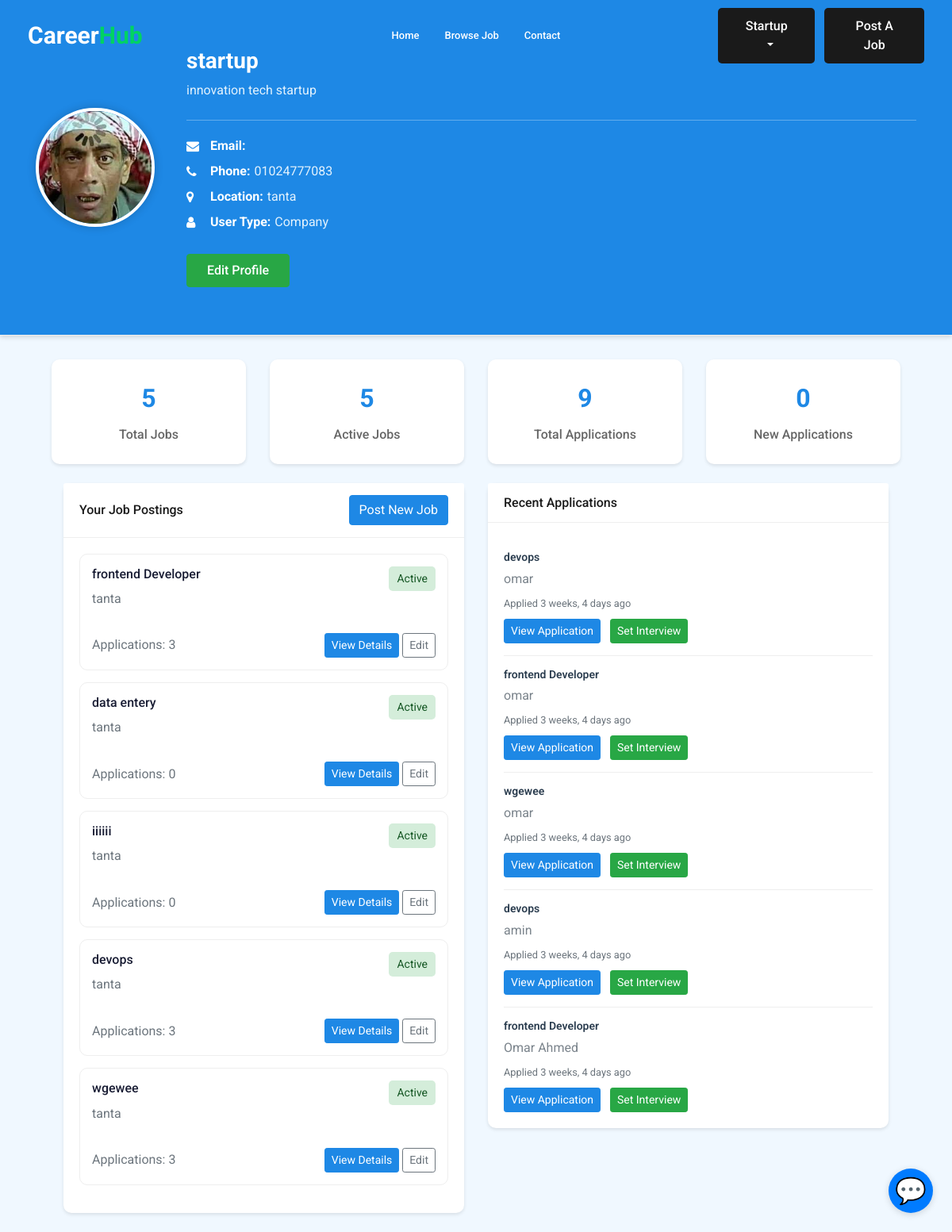
The app's page /jobs/company/dashboard/ (signed in), older data.
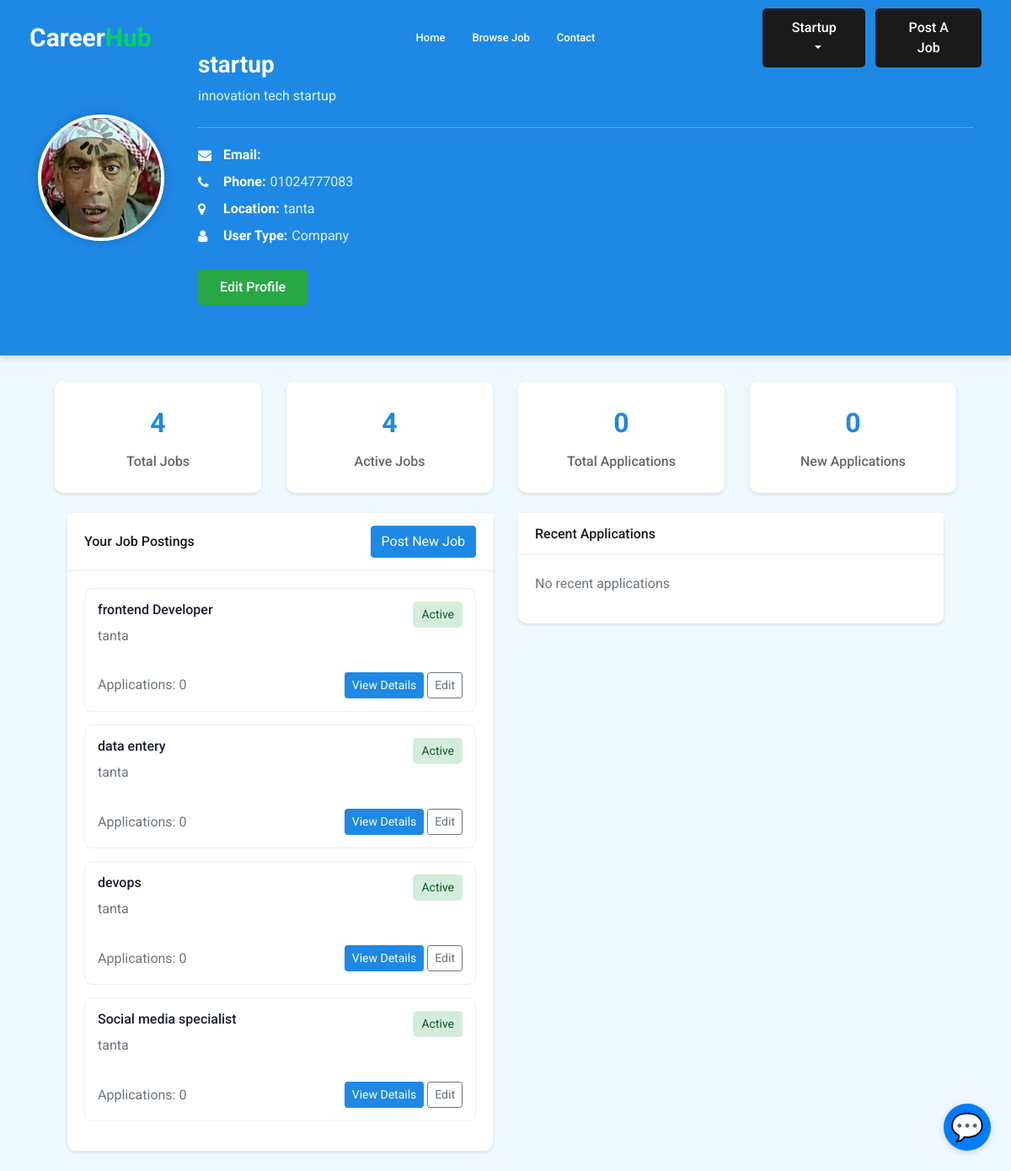
The same page, newer data.
### accounts/models.py (models this page shows, shortened)
class Profile(models.Model):
    user = models.OneToOneField(User, on_delete=models.CASCADE)
    user_type = models.CharField(max_length=20, choices=USER_TYPE_CHOICES, default='job_seeker')
    city = models.ForeignKey('City', related_name='user_city', on_delete=models.CASCADE , blank=True, null=True)
    phone_number = models.CharField(max_length=15)
    image = models.ImageField(upload_to='profile/')
    bio = models.TextField(max_length=500, blank=True, null=True)

class City(models.Model):
    name = models.CharField(max_length=30)
    def __str__(self):
        return self.name

### job/models.py (models this page shows, shortened)
class Job(models.Model):  # table
    owner = models.ForeignKey(User, related_name='job_owner', on_delete=models.CASCADE)
    title = models.CharField(max_length=100)  # column
    company_name = models.CharField(max_length=100)
    company_description = models.TextField(max_length=1000, default='', blank=True)
    location = models.CharField(max_length=100)
    job_type = models.CharField(max_length=15, choices=JOB_TYPE)
    job_level = models.CharField(max_length=15, choices=JOB_LEVEL, default='Entry Level')
    description = models.TextField(max_length=2000)
    requirements = models.TextField(max_length=2000)
    responsibilities = models.TextField(max_length=2000)
    published_at = models.DateTimeField(auto_now=True)
    vacancy = models.IntegerField(default=1, validators=[MinValueValidator(1)])
    salary = models.IntegerField(default=0)
    experience_min = models.IntegerField(default=0)
    experience_max = models.IntegerField(default=0)
    category = models.ForeignKey('Category', on_delete=models.CASCADE)
    image = models.ImageField(upload_to=image_upload)
    is_featured = models.BooleanField(default=False)
    is_active = models.BooleanField(default=True)
    skills = models.ManyToManyField('Skill', related_name='jobs')
    slug = models.SlugField(blank=True, null=True)

class Apply(models.Model):
    job = models.ForeignKey(Job, related_name='apply_job', on_delete=models.CASCADE)
    applicant = models.ForeignKey(User, related_name='applicant', on_delete=models.CASCADE, null=True)
    name = models.CharField(max_length=50)
    email = models.EmailField(max_length=100)
    website = models.URLField(blank=True)
    cv = models.FileField(upload_to='apply/')
    cover_letter = models.TextField(max_length=1000)
    created_at = models.DateTimeField(auto_now=True)
    status = models.CharField(max_length=20, choices=[
        ('Pending', 'Pending'),
        ('Reviewed', 'Reviewed'),
        ('Shortlisted', 'Shortlisted'),
        ('Rejected', 'Rejected'),
        ('accepted', 'accepted')
    ], default='Pending')

### job/views.py (the view)
# urls.py: path('company/dashboard/', views.company_dashboard, name='company_dashboard'),
@login_required
def company_dashboard(request):
    profile = Profile.objects.get(user=request.user)
    if profile.user_type != 'company':
        return redirect('/jobs/')
    company_jobs = Job.objects.filter(owner=request.user)
    active_jobs_count = company_jobs.filter(is_active=True).count()
    total_applications = Apply.objects.filter(job__in=company_jobs).count()
    new_applications = Apply.objects.filter(
        job__in=company_jobs,
        created_at__gte=timezone.now() - timezone.timedelta(days=7)
    ).count()
    recent_applications = Apply.objects.filter(
        job__in=company_jobs
    ).order_by('-created_at')[:5]
    context = {
        'jobs': company_jobs,
        'profile': profile,
        'active_jobs_count': active_jobs_count,
        'total_applications': total_applications,
        'new_applications': new_applications,
        'recent_applications': recent_applications
    }
    return render(request, 'job/company_dashboard.html', context)

### job/templates/job/company_dashboard.html (shortened to what this page needs)
{% extends 'base.html' %}
{% load static %}
{% block body %}
<div class="profile-header">
    <div class="container">
        <div class="row align-items-center">
            <div class="col-md-2 text-center text-md-left">
                {% if profile.image %}
                    <img src="{{ profile.image.url }}" class="profile-picture" alt="Profile Picture">
                {% else %}
                    <img src="{% static 'img/default-profile.jpg' %}" class="profile-picture" alt="Default Profile">
                {% endif %}
            </div>
            <div class="col-md-10 mt-3 mt-md-0">
                <h1 class="profile-name">{{ profile.user.username }}</h1>
                <p class="profile-bio">{{ profile.bio|default:"No bio yet" }}</p>
                <ul class="list-unstyled company-info-list">
                    <li><i class="fa fa-envelope"></i><strong>Email:</strong> {{ profile.user.email }}</li>
                    <li><i class="fa fa-phone"></i><strong>Phone:</strong> {{ profile.phone_number|default:"Not provided" }}</li>
                    <li><i class="fa fa-map-marker"></i><strong>Location:</strong> {{ profile.city|default:"Not provided" }}</li>
                    <li><i class="fa fa-user"></i><strong>User Type:</strong> {{ profile.user_type|title }}</li>
                </ul>
                <a href="{% url 'accounts:profile_edit' %}" class="boxed-btn3">Edit Profile</a>
            </div>
        </div>
    </div>
</div>
<div class="profile-content">
    <div class="container">
        <div class="row mb-4">
            <div class="col-md-3">
                <div class="stats-card">
                    <div class="stats-number">{{ jobs.count }}</div>
                    <div class="stats-label">Total Jobs</div>
                </div>
            </div>
            <div class="col-md-3">
                <div class="stats-card">
                    <div class="stats-number">{{ active_jobs_count }}</div>
                    <div class="stats-label">Active Jobs</div>
                </div>
            </div>
            <div class="col-md-3">
                <div class="stats-card">
                    <div class="stats-number">{{ total_applications }}</div>
                    <div class="stats-label">Total Applications</div>
                </div>
            </div>
            <div class="col-md-3">
                <div class="stats-card">
                    <div class="stats-number">{{ new_applications }}</div>
                    <div class="stats-label">New Applications</div>
                </div>
            </div>
        </div>
        <div class="container mt-4">
            <div class="row">
                <div class="col-md-6">
                    <div class="card mb-4">
                        <div class="card-header d-flex justify-content-between align-items-center">
                            <h5>Your Job Postings</h5>
                            <a href="{% url 'job:add_job' %}" class="btn btn-primary">Post New Job</a>
                        </div>
                        <div class="card-body">
                            {% if jobs %}
                                {% for job in jobs %}
                                    <div class="job-card">
                                        <div class="d-flex justify-content-between align-items-start">
                                            <div>
                                                <h5>{{ job.title }}</h5>
                                                <p class="text-muted">{{ job.location }}</p>
                                            </div>
                                            <span class="job-status status-{% if job.is_active %}active{% else %}inactive{% endif %}">
                                                {% if job.is_active %}Active{% else %}Inactive{% endif %}
                                            </span>
                                        </div>
                                        <div class="d-flex justify-content-between align-items-center mt-3">
                                            <div>
                                                <span class="text-muted">Applications: {{ job.apply_job.count }}</span>
                                            </div>
                                            <div>
                                                <a href="{% url 'job:job_detail' job.slug %}" class="btn btn-sm btn-primary">View Details</a>
                                                <a href="{% url 'job:edit_job' job.id %}" class="btn btn-sm btn-outline-secondary">Edit</a>
                                            </div>
                                        </div>
                                    </div>
                                {% endfor %}
                            {% else %}
                                <p class="text-muted">You haven't posted any jobs yet.</p>
                            {% endif %}
                        </div>
                    </div>
                </div>
                <div class="col-md-6">
                    <div class="card">
                        <div class="card-header">
                            <h5>Recent Applications</h5>
                        </div>
                        <div class="card-body">
                            {% if recent_applications %}
                                {% for application in recent_applications %}
                                    <div class="application-item">
                                        <h6>{{ application.job.title }}</h6>
                                        <p class="mb-1">{{ application.name }}</p>
                                        <small class="text-muted">Applied {{ application.created_at|timesince }} ago</small>
                                        <div class="mt-2">
                                            <button type="button" class="btn btn-sm btn-primary view-application" data-toggle="modal" data-target="#applicationModal"
                                                data-name="{{ application.name }}"
                                                data-email="{{ application.email }}"
                                                data-website="{{ application.website|default:'' }}"
                                                data-status="{{ application.status }}"
                                                data-applied="{{ application.created_at|date:'F d, Y' }}"
                                                data-cover-letter="{{ application.cover_letter }}"
                                                data-cv-url="{{ application.cv.url }}">
                                                View Application
                                            </button>
                                            <button type="button" class="btn btn-sm btn-success ml-2 set-interview-btn" data-toggle="modal" data-target="#setInterviewModal" data-application-id="{{ application.id }}" data-applicant-name="{{ application.name }}">Set Interview</button>
                                        </div>
                                    </div>
                                {% endfor %}
                            {% else %}
                                <p class="text-muted">No recent applications</p>
                            {% endif %}
                        </div>
                    </div>
                </div>
            </div>
        </div>
    </div>
</div>
{% endblock %}

### templates/base.html (shortened to what this page needs)
{% load static %}
<!doctype html>
<html class="no-js" lang="zxx">
<head>
    <link rel="stylesheet" href="{% static 'css/bootstrap.min.css' %}">
    <link rel="stylesheet" href="{% static 'css/owl.carousel.min.css' %}">
    <link rel="stylesheet" href="{% static 'css/magnific-popup.css' %}">
    <link rel="stylesheet" href="{% static 'css/font-awesome.min.css' %}">
    <link rel="stylesheet" href="{% static 'css/themify-icons.css' %}">
    <link rel="stylesheet" href="{% static 'css/slick.css' %}">
    <link rel="stylesheet" href="{% static 'css/flaticon.css' %}">
    <link rel="stylesheet" href="{% static 'css/jquery-ui.css' %}">
    <link rel="stylesheet" href="{% static 'css/gijgo.css' %}">
    <link rel="stylesheet" href="{% static 'css/animate.min.css' %}">
    <link rel="stylesheet" href="{% static 'css/slicknav.css' %}">
    <link rel="stylesheet" href="{% static 'css/style.css' %}">
</head>
<body>
    <header>
        <div class="header-area ">
            <div id="sticky-header" class="main-header-area">
                <div class="container-fluid ">
                    <div class="header_bottom_border">
                        <div class="row align-items-center">
                            <div class="col-xl-3 col-lg-2">
                                <div class="logo">
                                    <a href="/">
                                        <h2 style="color: #FFFFFF; font-weight: bold; margin: 0;">Career<span style="color: #00D363;">Hub</span></h2>
                                    </a>
                                </div>
                            </div>
                            <div class="col-xl-6 col-lg-7">
                                <div class="main-menu  d-none d-lg-block">
                                    <nav>
                                        <ul id="navigation">
                                            <li><a href="/">home</a></li>
                                            <li><a href="{% url 'jobs:job_list' %}">Browse Job</a></li>
                                            <li><a href="{% url 'contact:contact' %}">Contact</a></li>
                                        </ul>
                                    </nav>
                                </div>
                            </div>
                            <div class="col-xl-3 col-lg-3 d-none d-lg-block">
                                <div class="Appointment">
                                    {% if request.user.is_authenticated %}
                                    <div class="phone_num d-none d-xl-block">
                                        <div class="dropdown">
                                            <button class="boxed-btn3 dropdown-toggle" type="button" id="userDropdown" data-toggle="dropdown" aria-haspopup="true" aria-expanded="false">
                                                {{ request.user.username }}
                                            </button>
                                        </div>
                                    </div>
                                    {% else %}
                                        <div class="phone_num d-none d-xl-block">
                                            <a href="{% url 'accounts:login' %}" class="boxed-btn3">Sign In</a>
                                        </div>
                                    {% endif %}
                                    <div class="d-none d-lg-block">
                                        {% if request.user.is_authenticated and request.user.profile.user_type == 'company' %}
                                            <a class="boxed-btn3" href="{% url 'jobs:add_job' %}">Post a Job</a>
                                        {% endif %}
                                    </div>
                                </div>
                            </div>
                            <div class="col-12">
                            </div>
                        </div>
                    </div>
                </div>
            </div>
        </div>
    </header>
    {% block body %}
    {% endblock body %}
    <div id="chatbot-widget" style="position: fixed; bottom: 24px; right: 24px; z-index: 9999;">
        <button id="chatbot-toggle" style="background: #007bff; color: #fff; border: none; border-radius: 50%; width: 56px; height: 56px; box-shadow: 0 2px 8px rgba(0,0,0,0.15); font-size: 2rem; cursor: pointer;">
            <span>&#128172;</span>
        </button>
    </div>
</body>
</html>

Row changes from the older to the newer data that the page shows:
removed Job: title "iiiiii", location "tanta", is_active "Active", apply_job.count "0"
removed Apply: job "devops", name "omar", created_at "3 weeks, 4 days"
removed Apply: job "frontend Developer", name "omar", created_at "3 weeks, 4 days"
removed Apply: job "wgewee", name "omar", created_at "3 weeks, 4 days"
removed Apply: job "devops", name "amin", created_at "3 weeks, 4 days"
removed Apply: job "frontend Developer", name "Omar Ahmed", created_at "3 weeks, 4 days"
computed for Job "frontend Developer": apply_job.count "3" → "0"
computed for Job "devops": apply_job.count "3" → "0"
changed Job: title "wgewee" → "Social media specialist"; apply_job.count "3" → "0"
Text that changed along with them:
{{ jobs.count }}: "5" → "4"
{{ active_jobs_count }}: "5" → "4"
{{ total_applications }}: "9" → "0"
text now shown: "No recent applications"
